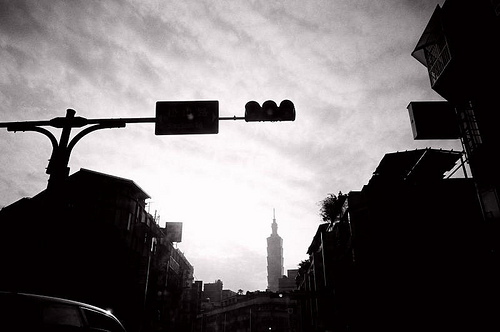
//> input picture data/city.jpg, 500 x 332 px
$ ./region_growing ../data/city.jpg   (built with g++ and OpenCV 4)
//> lines starting //> are read from the running program, lines starting //| are printed output that depends on the picture; after the words box and inside, x2 and y2 are one past the last pixel; in counts of white or black regions, pixels touching at a corner belong together
#include <opencv2/opencv.hpp>
#include <vector>

using namespace cv;
using namespace std;

size_t closestSeedIndex(const vector<Point> &seeds, const Point &currentPoint) {
    // Find the seed point that is closest to the current point
    int minDistance = INT_MAX;
    size_t closestSeed;
    for (int i = 0; i < seeds.size(); i++) {
        int distance = norm(currentPoint - seeds[i]);
        if (distance < minDistance) {
            minDistance = distance;
            closestSeed = i;
        }
    }

    return closestSeed;
}

void regionGrowing(const Mat& image, Mat& segmented, Mat& coloredSegmented, const vector<Vec3b>& colors, const vector<Point>& seeds, const int threshold) {
    // Initialize segmented image to all zeros
    segmented = Mat::zeros(image.size(), CV_8UC1);
    coloredSegmented = Mat::zeros(image.size(), CV_8UC3);

    // Create a queue to store the points to be processed
    vector<Point> pointsToProcess;

    // Add the seed points to the queue of points to be processed
    for (int i = 0; i < seeds.size(); i++) {
        pointsToProcess.push_back(seeds[i]);
    }

    // Loop through the queue of points to be processed
    while (!pointsToProcess.empty()) {
        // Get the next point to process
        Point currentPoint = pointsToProcess.back();
        pointsToProcess.pop_back();

        // Check if the current point is within the image boundaries
        if (currentPoint.x < 0 || currentPoint.y < 0 || currentPoint.x >= image.cols || currentPoint.y >= image.rows) {
            continue;
        }

        // Check if the current point has already been processed
        if (segmented.at<uchar>(currentPoint) > 0) {
            continue;
        }

        // Check if the intensity difference between the current point and the closest seed point is less than the threshold
        auto seedIndex = closestSeedIndex(seeds, currentPoint);
        int intensityDiff = abs(image.at<uchar>(currentPoint) - image.at<uchar>(seeds[seedIndex]));
        if (intensityDiff <= threshold) {
            // Mark the current point as part of the segmented region
            segmented.at<uchar>(currentPoint) = 255;
            coloredSegmented.at<Vec3b>(currentPoint) = colors[seedIndex % colors.size()];

            // Add the neighboring points to the queue of points to be processed
            pointsToProcess.push_back(Point(currentPoint.x+1, currentPoint.y));
            pointsToProcess.push_back(Point(currentPoint.x-1, currentPoint.y));
            pointsToProcess.push_back(Point(currentPoint.x, currentPoint.y+1));
            pointsToProcess.push_back(Point(currentPoint.x, currentPoint.y-1));
        }
    }
}

int main(int argc, char** argv) {
    // Read the input image
    Mat inputImage = imread(argv[1], IMREAD_GRAYSCALE);
//> inputImage: 332 rows x 500 cols, CV_8UC1; min 0, max 255, mean 109

    // Check if the image was loaded successfully
    if (inputImage.empty()) {
        printf("Unable to read input image\n");
        return -1;
    }

    // Apply Canny edge detection to the input image
    Mat edges;
    Canny(inputImage, edges, 100, 200);
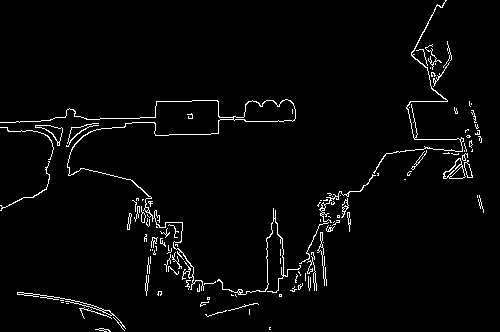
//> edges: 332 rows x 500 cols, CV_8UC1; 2.7% white in thin lines or dots

    // Find contours in the edge image
    vector<vector<Point>> contours;
    findContours(edges, contours, RETR_EXTERNAL, CHAIN_APPROX_SIMPLE);
//> contours = 116 contours, 102 with area under 20; largest, box (x1, y1, x2, y2) and area: (0, 99, 296, 291) 1112, (443, 158, 466, 179) 243, (35, 125, 63, 146) 183, (373, 0, 464, 174) 87, (464, 160, 473, 178) 72

    // Choose the center points of the bounding boxes around the contours as the initial seed points
    vector<Point> seeds;
    for (int i = 0; i < contours.size(); i++) {
        Rect bbox = boundingRect(contours[i]);
        seeds.push_back(Point(bbox.x + bbox.width/2, bbox.y + bbox.height/2));
    }
//> this loop made 116 passes
//> bbox on passes 1 to 12: Rect(95, 328, 16, 4), Rect(269, 327, 2, 3), Rect(205, 310, 22, 7), Rect(249, 309, 1, 6), Rect(79, 307, 33, 12), Rect(228, 303, 31, 8), Rect(66, 303, 3, 1), Rect(61, 302, 3, 1), Rect(200, 301, 9, 6), Rect(60, 300, 4, 1), Rect(207, 297, 3, 3), Rect(279, 294, 3, 3)
//> after the loop, seeds = 116 Points (x, y), first 12: [103, 330], [270, 328], [216, 313], [249, 312], [95, 313], [243, 307], [67, 303], [62, 302], [204, 304], [62, 300], [208, 298], [280, 295]

    // Set the intensity threshold for the region-growing algorithm
    int threshold = 47;

    // Perform region-growing on the input image using the seed points
    vector<Vec3b> colors = {
        Vec3b(0, 255, 255),
        Vec3b(255, 255, 0),
        Vec3b(255, 0, 255),
        Vec3b(0, 0, 255),
        Vec3b(0, 255, 0),
        Vec3b(255, 0, 0)
    };
    Mat segmented;
    Mat coloredSegmented(segmented.size(), CV_8UC3);
    regionGrowing(inputImage, segmented, coloredSegmented, colors, seeds, threshold);
//> the loop in regionGrowing, `for (int i = 0; i < seeds.size(); i++)` made 116 passes
//> after the loop in regionGrowing, `for (int i = 0; i < seeds.size(); i++)`: pointsToProcess has the same summary as seeds outside regionGrowing
//> the loop in regionGrowing, `while (!pointsToProcess.empty())` made 260192 passes
//> (currentPoint, seedIndex, intensityDiff) on passes 1 to 12: (Point(418, 87), 115, 0), (Point(418, 86), 115, 0), (Point(418, 85), 115, 4), (Point(418, 84), 115, 5), (Point(418, 83), 115, 5), (Point(418, 82), 115, 8), (Point(418, 81), 115, 11), (Point(418, 80), 115, 11), (Point(418, 79), 115, 4), (Point(418, 78), 115, 6), (Point(418, 77), 115, 6), (Point(418, 76), 115, 3)
//> currentPoint on passes 15, 19, 23, 25, 27, 29: Point(418, 76), Point(417, 75), Point(416, 74), Point(416, 75), Point(416, 76), Point(416, 77)
//> after the loop in regionGrowing, `while (!pointsToProcess.empty())`:
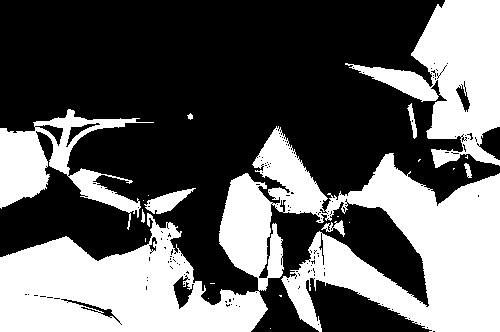
//> segmented: 332 rows x 500 cols, CV_8UC1; 39.2% white; 21 white regions (12 under 20 px), largest, box (x1, y1, x2, y2) and area: (0, 126, 500, 332) 46295, (345, 0, 500, 168) 11610, (0, 109, 154, 230) 6066
//> after the loop in regionGrowing, `while (!pointsToProcess.empty())`:
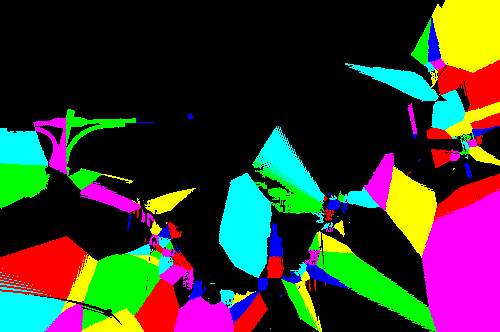
//> coloredSegmented: 332 rows x 500 cols, CV_8UC3; mean B, G, R 46.9, 56.5, 57.2

    // Display the segmented image
    namedWindow("Segmented Image", WINDOW_AUTOSIZE);
    imshow("Segmented Image", segmented);
    imshow("Segmented colored", coloredSegmented);
    waitKey(0);

    // Save the segmented image to disk
   //imwrite("segmented.png", segmented);

    return 0;
}
